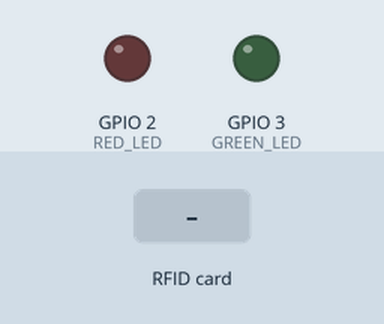
Recording of a sketch running on a simulated ESP32. Shown: output pins drawn as LEDs (lit = HIGH). Dashed ring = blinking. The inputs (shaded band) are chosen by the test bench. WiFi joins after 1.5 s; servers stay silent unless stated; network time is answered at once with the bench clock; the local clock reads 2024-03-15 10:24:30 at power-on unless the sketch sets it; what the sketch prints to the serial monitor is not drawn.

Above: at 3.2 s.
3.3 s: RFID card 45 89 C8 01 held to the reader
At 3.42 s:
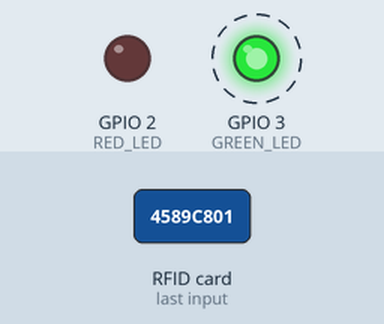
5.4 s: RFID card 5E 7A 19 C4 held to the reader
At 5.5 s:
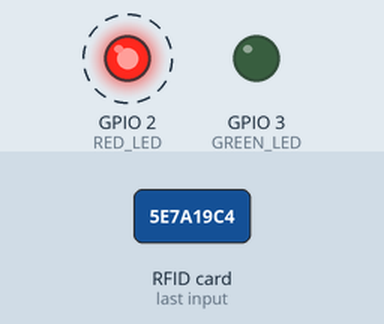
7.5 s: RFID card AE D4 F0 60 held to the reader
At 8.6 s:
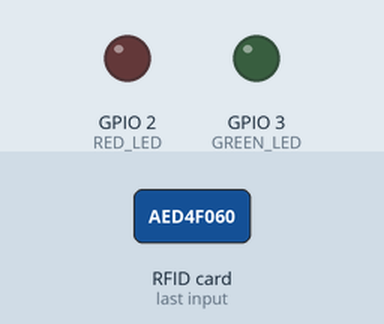
Timing chart, 0 to 10.5 s (numbered marks = the images above; inputs shaded):
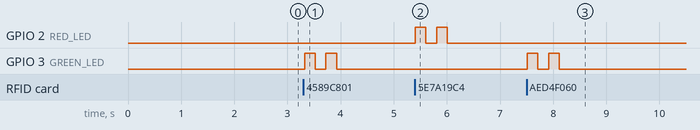

Measured:
- after the input at 3.3 s, GPIO 3 (GREEN_LED): alternates HIGH for 0.20 s and LOW for 0.20 s, 4 changes in all, then stays LOW, starting at once
- after the input at 5.4 s, GPIO 2 (RED_LED): alternates HIGH for 0.20 s and LOW for 0.20 s, 4 changes in all, then stays LOW, starting at once
- after the input at 7.5 s, GPIO 3 (GREEN_LED): alternates HIGH for 0.20 s and LOW for 0.20 s, 4 changes in all, then stays LOW, starting at once

The sketch:

Smart_attendance.ino
```cpp
#include <WiFi.h>
#include <SPI.h>
#include <MFRC522.h>
#include <WebServer.h>
#include <NTPClient.h>
#include <WiFiUdp.h>

#define SS_PIN 5
#define RST_PIN 22
#define RED_LED 2
#define GREEN_LED 3

MFRC522 mfrc522(SS_PIN, RST_PIN);

const char* ssid = "Chadai Developer";
const char* password = "chadai12";

WebServer server(80);
WiFiUDP ntpUDP;
NTPClient timeClient(ntpUDP, "pool.ntp.org", 3600, 60000); // +1 hour offset for Africa/Kigali

String attendees = "";
String fullLog = "";
bool isLoggedIn = false;

const String adminUser = "admin";
const String adminPass = "1234";
String loginPageHtml;

void setup() {
  Serial.begin(115200);
  SPI.begin();
  mfrc522.PCD_Init();

  pinMode(RED_LED, OUTPUT);
  pinMode(GREEN_LED, OUTPUT);
  ledcAttachPin(RED_LED, 0);
  ledcAttachPin(GREEN_LED, 1);
  ledcSetup(0, 5000, 8);  // Red LED
  ledcSetup(1, 5000, 8);  // Green LED

  WiFi.begin(ssid, password);
  Serial.print("Connecting to WiFi...");
  while (WiFi.status() != WL_CONNECTED) {
    delay(1000);
    Serial.print(".");
  }
  Serial.println("\nWiFi connected!");
  Serial.println(WiFi.localIP());

  timeClient.begin();

  loginPageHtml = R"rawliteral(
  <!DOCTYPE html>
  <html>
  <head>
    <meta charset="UTF-8">
    <style>
      body {
        font-family: Arial;
        background-image: url('https://www.w3schools.com/w3images/forest.jpg');
        background-size: cover;
        background-position: center;
        padding: 40px;
        text-align: center;
        color: white;
      }
      input, button {
        padding: 10px;
        margin: 5px;
        width: 200px;
        background-color: rgba(0, 0, 0, 0.5);
        color: white;
        border: 1px solid #fff;
        border-radius: 5px;
      }
      button {
        cursor: pointer;
        background-color: #2196F3;
      }
      button:hover {
        background-color: #0b7dda;
      }
      p {
        color: red;
      }
    </style>
  </head>
  <body>
    <h2>WELCOME IN ATTENDANCE OF MUHANGA HANGAHUB</h2>
    <input type="text" id="user" placeholder="Username" /><br>
    <input type="password" id="pass" placeholder="Password" /><br>
    <button onclick="login()">Login</button>
    <p id="msg"></p>
    <script>
      function login() {
        const user = document.getElementById('user').value;
        const pass = document.getElementById('pass').value;
        fetch(`/auth?u=${user}&p=${pass}`).then(res => {
          if (res.status === 200) window.location.href = "/dashboard";
          else document.getElementById('msg').innerText = "Invalid credentials!";
        });
      }
    </script>
  </body>
  </html>
  )rawliteral";

  server.on("/", HTTP_GET, []() {
    server.sendHeader("Location", "/login");
    server.send(303);
  });

  server.on("/login", HTTP_GET, []() {
    server.send(200, "text/html", loginPageHtml);
  });

  server.on("/auth", HTTP_GET, []() {
    String u = server.arg("u");
    String p = server.arg("p");
    if (u == adminUser && p == adminPass) {
      isLoggedIn = true;
      server.send(200, "text/plain", "OK");
    } else {
      server.send(401, "text/plain", "Unauthorized");
    }
  });

  server.on("/dashboard", HTTP_GET, []() {
    if (!isLoggedIn) {
      server.sendHeader("Location", "/login");
      server.send(303);
      return;
    }
    server.send(200, "text/html", createWebPage());
  });

  server.on("/export", HTTP_GET, []() {
    String csv = "Name,Time\n";
    csv += fullLog;
    server.send(200, "text/csv", csv);
  });

  server.begin();
  Serial.println("Server started");
}

void loop() {
  server.handleClient();
  timeClient.update();

  if (mfrc522.PICC_IsNewCardPresent() && mfrc522.PICC_ReadCardSerial()) {
    String uid = "";
    for (byte i = 0; i < mfrc522.uid.size; i++) {
      uid += String(mfrc522.uid.uidByte[i] < 0x10 ? "0" : "");
      uid += String(mfrc522.uid.uidByte[i], HEX);
    }

    uid.toUpperCase();
    Serial.println("Card UID: " + uid);

    String name = getNameFromUID(uid);
    String timestamp = getTimeStamp();

    if (attendees.indexOf(name) == -1) {
      attendees += "<tr><td>" + name + "</td><td>" + timestamp + "</td></tr>";
      fullLog += name + "," + timestamp + "\n";
    }

    if (name == "Unknown User") {
      blinkLED(RED_LED, 0, "RED");
    } else {
      blinkLED(GREEN_LED, 1, "GREEN");
    }

    delay(1000); // Prevent double scan
  }
}

void blinkLED(int pin, int channel, const char* color) {
  for (int i = 0; i < 2; i++) {
    ledcWrite(channel, 255);
    Serial.printf("%s LED ON - Approx Voltage: %.2fV\n", color, 3.3);
    delay(200);

    ledcWrite(channel, 0);
    Serial.printf("%s LED OFF - Approx Voltage: 0.00V\n", color);
    delay(200);
  }
}

String createWebPage() {
  String html = R"rawliteral(
    <!DOCTYPE html>
    <html>
    <head>
      <meta charset="UTF-8">
      <meta http-equiv="refresh" content="5">
      <style>
        body {
          font-family: Arial;
          background-image: url('https://images.unsplash.com/photo-1600708857499-ec8a3d3b93a1?auto=format&fit=crop&w=1470&q=80');
          background-size: cover;
          background-position: center;
          color: white;
          padding: 20px;
        }
        h1 { color: white; }
        table {
          width: 100%;
          border-collapse: collapse;
          background-color: rgba(0, 0, 0, 0.5);
        }
        th, td {
          border: 1px solid #ddd;
          padding: 10px;
          text-align: left;
          color: white;
        }
        th {
          background: #2196F3;
        }
        .top {
          margin-bottom: 20px;
        }
        button {
          padding: 10px 15px;
          background-color: #2196F3;
          color: white;
          border: none;
          border-radius: 5px;
          cursor: pointer;
        }
        button:hover {
          background-color: #0b7dda;
        }
      </style>
    </head>
    <body>
      <div class="top">
        <h1>Smart Attendance Dashboard</h1>
        <a href="/export"><button>Download CSV</button></a>
      </div>
      <table>
        <tr><th>Name</th><th>Time</th></tr>
        ATTENDEE_TABLE
      </table>
    </body>
    </html>
  )rawliteral";

  html.replace("ATTENDEE_TABLE", attendees);
  return html;
}

String getNameFromUID(String uid) {
  if (uid == "4589C801") return "John Doe";
  if (uid == "AED4F060") return "Jane Smith";
  if (uid == "DDDC3103") return "El-chadai munyaneza";
  return "Unknown User";
}

String getTimeStamp() {
  return timeClient.getFormattedTime();
}
```
